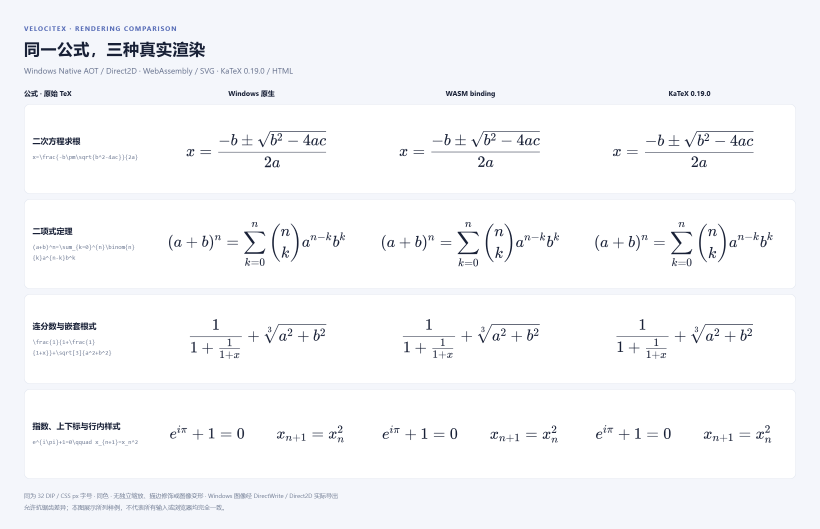
#> input picture npm/velocitex/images/comparison-algebra.png, 2460 x 1587 px, given in place of light-100.png, which was not available (shown at 1/3 size)
$ python Review-WinUIImages.py ../npm/velocitex/images
#> lines starting #> are read from the running program, lines starting #| are printed output that depends on the picture; pictures that were not available may be replaced by others from this repository, and a replacement may not be noted
"""Create a contact sheet of actual HWND captures for human visual review."""
import sys
from pathlib import Path
from PIL import Image, ImageDraw

directory = Path(sys.argv[1] if len(sys.argv) > 1 else "artifacts/winui/aot")
names = [f"{theme}-{scale}.png" for theme in ("light", "dark") for scale in (100, 125, 150, 200)]
names += ["narrow-dark.png", "reloaded.png", "inline-ui-container-rejected.png"]
sheet = Image.new("RGB", (960, 440 * ((len(names) + 1) // 2)), "#dedede")
#> sheet: PIL image 960x2640 RGB; every value is 222
draw = ImageDraw.Draw(sheet)
for index, name in enumerate(names):
    with Image.open(directory / name) as source:
#> source is the input picture: PIL image 2460x1587 RGB; mean R, G, B 246.7, 247.7, 250
        image = source.convert("RGB")
    image.thumbnail((460, 404))
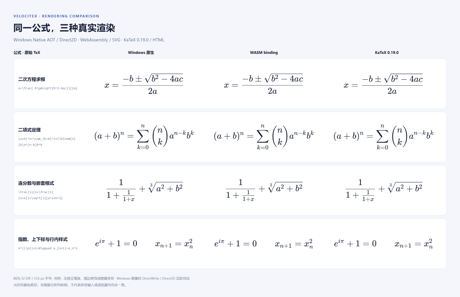
#> image: PIL image 460x297 RGB; mean R, G, B 246.6, 247.5, 249.9
    x, y = (index % 2) * 480 + 10, (index // 2) * 440 + 28
    draw.text((x, y - 20), name, fill="black")
    sheet.paste(image, (x, y))
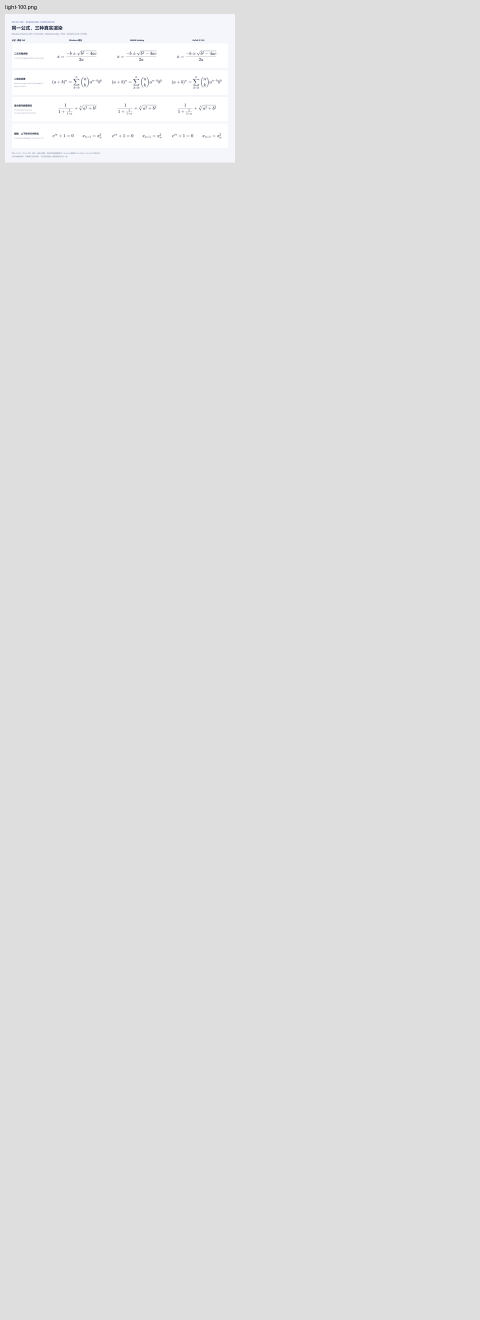
#> sheet: PIL image 960x2640 RGB (shown at 1/2 size); mean R, G, B 223.3, 223.4, 223.5
#> pass 2 of the loop `for index, name in enumerate(names):`:
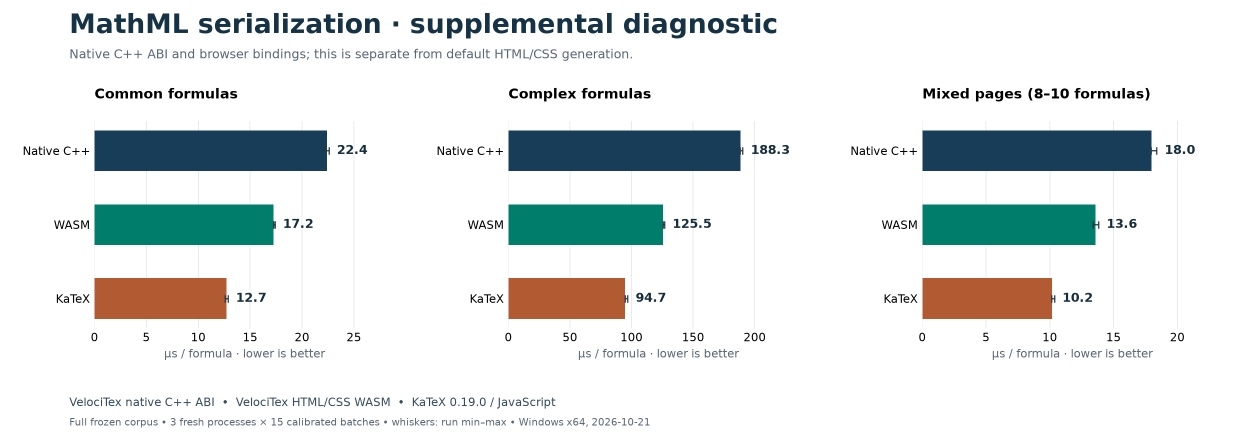
#> input picture npm/velocitex/images/benchmark-mathml.png, 2520 x 864 px, given in place of light-125.png, which was not available (shown at 1/2 size)
#> source is the input picture: PIL image 2520x864 RGBA; mean R, G, B, A 224.9, 229.5, 229.5, 255
#> `image.thumbnail((460, 404))`:
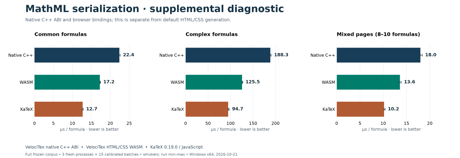
#> image: PIL image 460x158 RGB; mean R, G, B 224.6, 229.3, 229.3
#> `sheet.paste(image, (x, y))`:
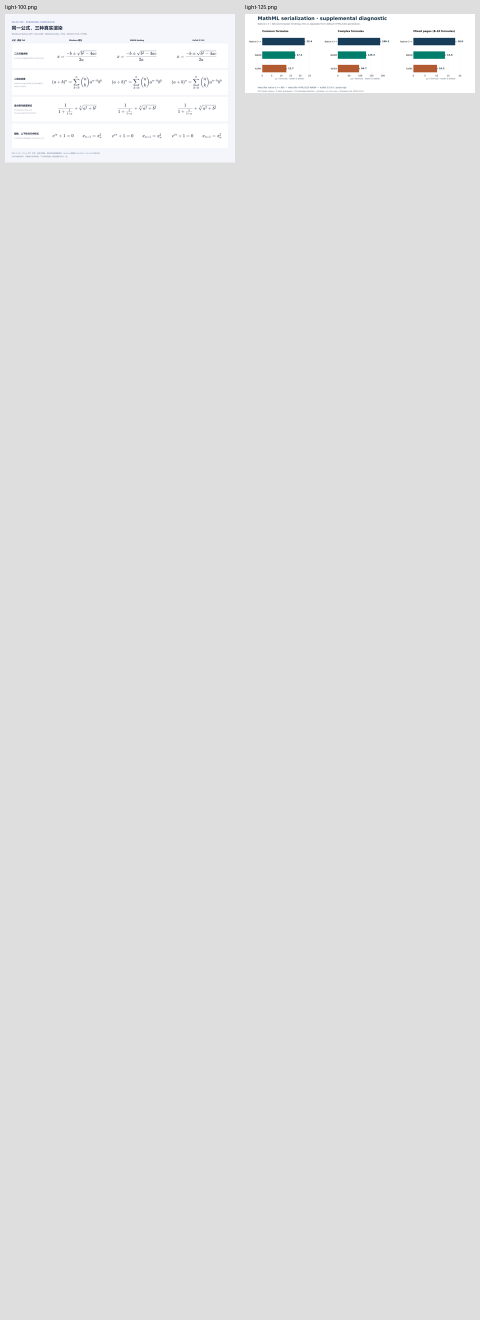
#> sheet: PIL image 960x2640 RGB (shown at 1/2 size); mean R, G, B 223.4, 223.6, 223.7
#> (the run stopped early here; a loop or call above may not have finished)
